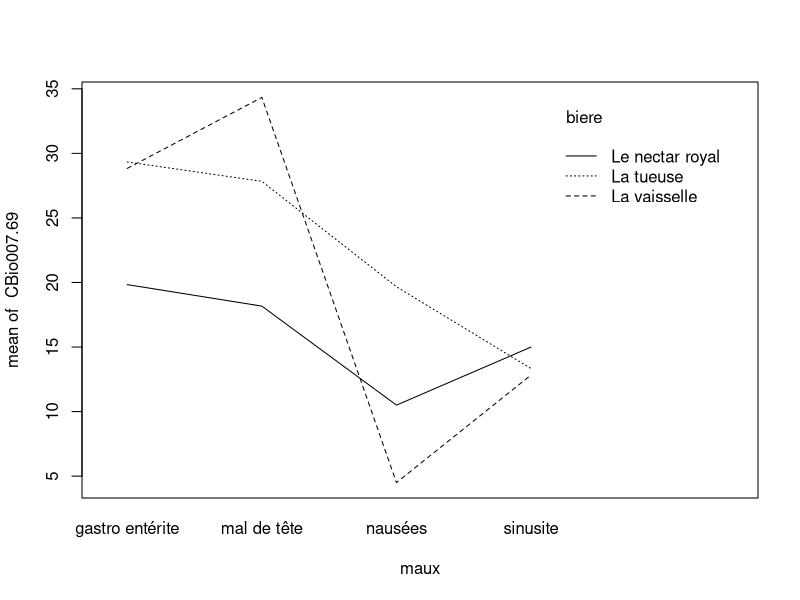
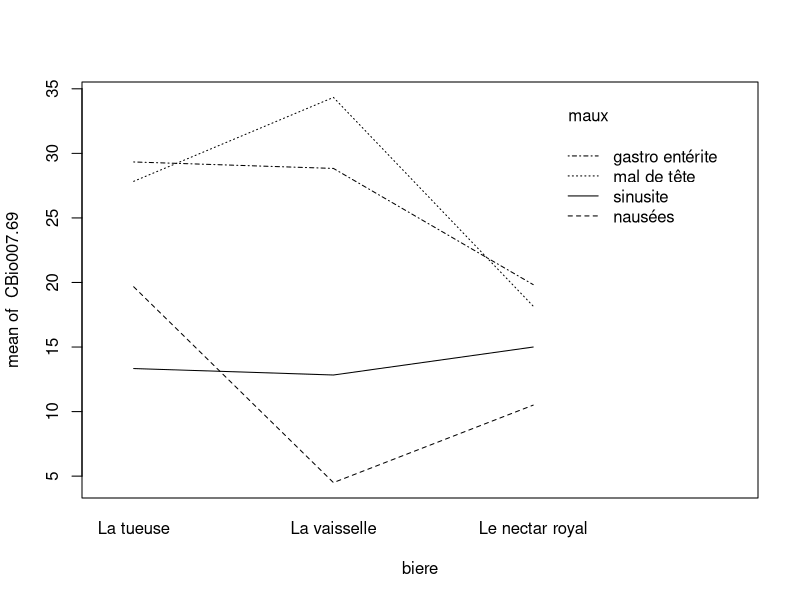
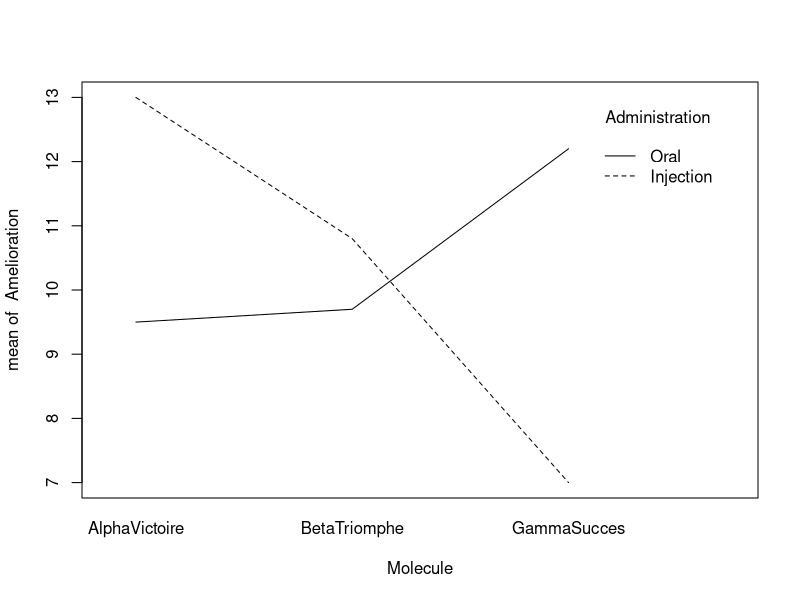
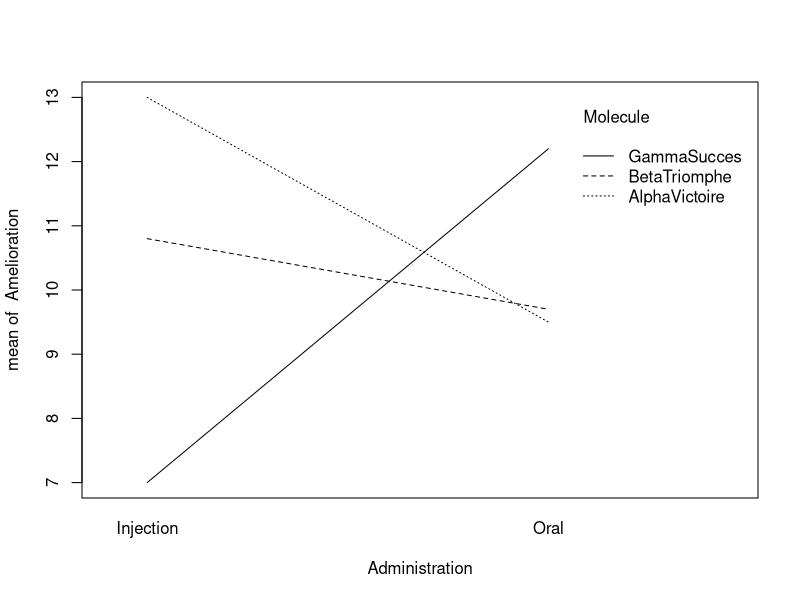

Recreate these plots in R, in order.
##### Evaluation 02 : ANOVA 2 #####

setwd("C:\\Users\\amine\\OneDrive\\Bureau\\EcomStat\\Labo\\Evaluation02\\datasets")

#Bière et petits maux
dataBiere <- read.csv("bieres_petits_maux.csv", h=TRUE, sep=";", fileEncoding="latin1")
dataBiere
dataBiere$maux <- as.factor(dataBiere$maux)
dataBiere$biere <- as.factor(dataBiere$biere)
summary(dataBiere)


with(dataBiere, interaction.plot(maux, biere, CBio007.69))
with(dataBiere, interaction.plot(biere, maux, CBio007.69))


modele_croise = lm(CBio007.69 ~ maux * biere, data = dataBiere)
modele_croise
anova(modele_croise)
summary(modele_croise)


modele_hierarchise = lm(CBio007.69 ~ maux + biere, data = dataBiere)
modele_hierarchise
anova(modele_hierarchise)
summary(modele_hierarchise)




#Les médicaments contre la GCE
dataMedicament <- data.frame(
  Amelioration = c(10, 12, 8, 10, 6, 13, 9, 10, 9, 8, 11, 18, 12, 15, 13, 8, 15, 16, 9, 13, 
                  7, 14, 10, 11, 9, 10, 11, 7, 9, 9, 8, 9, 10, 9, 11, 13, 7, 14, 15, 12,
                  12, 9, 11, 27, 7, 8, 13, 14, 10, 11, 7, 6, 10, 7, 7, 5, 6, 7, 9, 6),
  Molecule = rep(c("AlphaVictoire", "BetaTriomphe", "GammaSucces"), each = 20),
  Administration = rep(c("Oral", "Injection"), each = 10, times = 3)
)
dataMedicament
dataMedicament$Molecule <- as.factor(dataMedicament$Molecule)
dataMedicament$Administration <- as.factor(dataMedicament$Administration)
summary(dataMedicament)


with(dataMedicament, interaction.plot(Molecule, Administration, Amelioration))
with(dataMedicament, interaction.plot(Administration, Molecule, Amelioration))


modele_croise <- lm(Amelioration ~ Molecule * Administration, data = dataMedicament)
modele_croise
anova(modele_croise)
summary(modele_croise)


modele_hierarchise <- lm(Amelioration ~ Molecule + Administration, data = dataMedicament)
modele_hierarchise
anova(modele_hierarchise)
summary(modele_hierarchise)




